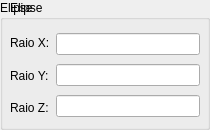
         <widget class="QGroupBox" name="groupBoxElipsoid">
          <property name="minimumSize">
           <size>
            <width>210</width>
            <height>130</height>
           </size>
          </property>
          <property name="title">
           <string>Elipse</string>
          </property>
          <widget class="QWidget" name="layoutWidget">
           <property name="geometry">
            <rect>
             <x>10</x>
             <y>30</y>
             <width>190</width>
             <height>91</height>
            </rect>
           </property>
           <layout class="QHBoxLayout" name="horizontalLayout_10">
            <item>
             <layout class="QVBoxLayout" name="verticalLayout_10">
              <item>
               <widget class="QLabel" name="labelElipsoidRadiusX">
                <property name="text">
                 <string>Raio X:</string>
                </property>
               </widget>
              </item>
              <item>
               <widget class="QLabel" name="labelElipsoidRadiusY">
                <property name="text">
                 <string>Raio Y:</string>
                </property>
               </widget>
              </item>
              <item>
               <widget class="QLabel" name="labelElipsoidRadiusZ">
                <property name="text">
                 <string>Raio Z:</string>
                </property>
               </widget>
              </item>
             </layout>
            </item>
            <item>
             <layout class="QVBoxLayout" name="verticalLayout_9">
              <item>
               <widget class="QLineEdit" name="lineEditElipsoidRadiusX">
                <property name="palette">
                 <palette>
                  <active>
                   <colorrole role="WindowText">
                    <brush brushstyle="SolidPattern">
                     <color alpha="255">
                      <red>20</red>
                      <green>20</green>
                      <blue>20</blue>
                     </color>
                    </brush>
                   </colorrole>
                   <colorrole role="Text">
                    <brush brushstyle="SolidPattern">
                     <color alpha="255">
                      <red>20</red>
                      <green>20</green>
                      <blue>20</blue>
                     </color>
                    </brush>
                   </colorrole>
                   <colorrole role="PlaceholderText">
                    <brush brushstyle="NoBrush">
                     <color alpha="128">
                      <red>20</red>
                      <green>20</green>
                      <blue>20</blue>
                     </color>
                    </brush>
                   </colorrole>
                  </active>
                  <inactive>
                   <colorrole role="WindowText">
                    <brush brushstyle="SolidPattern">
                     <color alpha="255">
                      <red>20</red>
                      <green>20</green>
                      <blue>20</blue>
                     </color>
                    </brush>
                   </colorrole>
                   <colorrole role="Text">
                    <brush brushstyle="SolidPattern">
                     <color alpha="255">
                      <red>20</red>
                      <green>20</green>
                      <blue>20</blue>
                     </color>
                    </brush>
                   </colorrole>
                   <colorrole role="PlaceholderText">
                    <brush brushstyle="NoBrush">
                     <color alpha="128">
                      <red>20</red>
                      <green>20</green>
                      <blue>20</blue>
                     </color>
                    </brush>
                   </colorrole>
                  </inactive>
                  <disabled>
                   <colorrole role="WindowText">
                    <brush brushstyle="SolidPattern">
                     <color alpha="255">
                      <red>120</red>
                      <green>120</green>
                      <blue>120</blue>
                     </color>
                    </brush>
                   </colorrole>
                   <colorrole role="Text">
                    <brush brushstyle="SolidPattern">
                     <color alpha="255">
                      <red>120</red>
                      <green>120</green>
                      <blue>120</blue>
                     </color>
                    </brush>
                   </colorrole>
                   <colorrole role="PlaceholderText">
                    <brush brushstyle="NoBrush">
                     <color alpha="128">
                      <red>20</red>
                      <green>20</green>
                      <blue>20</blue>
                     </color>
                    </brush>
                   </colorrole>
                  </disabled>
                 </palette>
                </property>
               </widget>
              </item>
              <item>
               <widget class="QLineEdit" name="lineEditElipsoidRadiusY">
                <property name="palette">
                 <palette>
                  <active>
                   <colorrole role="WindowText">
                    <brush brushstyle="SolidPattern">
                     <color alpha="255">
                      <red>20</red>
                      <green>20</green>
                      <blue>20</blue>
                     </color>
                    </brush>
                   </colorrole>
                   <colorrole role="Text">
                    <brush brushstyle="SolidPattern">
                     <color alpha="255">
                      <red>20</red>
                      <green>20</green>
                      <blue>20</blue>
                     </color>
                    </brush>
                   </colorrole>
                   <colorrole role="PlaceholderText">
                    <brush brushstyle="NoBrush">
                     <color alpha="128">
                      <red>20</red>
                      <green>20</green>
                      <blue>20</blue>
                     </color>
                    </brush>
                   </colorrole>
                  </active>
                  <inactive>
                   <colorrole role="WindowText">
                    <brush brushstyle="SolidPattern">
                     <color alpha="255">
                      <red>20</red>
                      <green>20</green>
                      <blue>20</blue>
                     </color>
                    </brush>
                   </colorrole>
                   <colorrole role="Text">
                    <brush brushstyle="SolidPattern">
                     <color alpha="255">
                      <red>20</red>
                      <green>20</green>
                      <blue>20</blue>
                     </color>
                    </brush>
                   </colorrole>
                   <colorrole role="PlaceholderText">
                    <brush brushstyle="NoBrush">
                     <color alpha="128">
                      <red>20</red>
                      <green>20</green>
                      <blue>20</blue>
                     </color>
                    </brush>
                   </colorrole>
                  </inactive>
                  <disabled>
                   <colorrole role="WindowText">
                    <brush brushstyle="SolidPattern">
                     <color alpha="255">
                      <red>120</red>
                      <green>120</green>
                      <blue>120</blue>
                     </color>
                    </brush>
                   </colorrole>
                   <colorrole role="Text">
                    <brush brushstyle="SolidPattern">
                     <color alpha="255">
                      <red>120</red>
                      <green>120</green>
                      <blue>120</blue>
                     </color>
                    </brush>
                   </colorrole>
                   <colorrole role="PlaceholderText">
                    <brush brushstyle="NoBrush">
                     <color alpha="128">
                      <red>20</red>
                      <green>20</green>
                      <blue>20</blue>
                     </color>
                    </brush>
                   </colorrole>
                  </disabled>
                 </palette>
                </property>
               </widget>
              </item>
              <item>
               <widget class="QLineEdit" name="lineEditElipsoidRadiusZ">
                <property name="palette">
                 <palette>
                  <active>
                   <colorrole role="WindowText">
                    <brush brushstyle="SolidPattern">
                     <color alpha="255">
                      <red>20</red>
                      <green>20</green>
                      <blue>20</blue>
                     </color>
                    </brush>
                   </colorrole>
                   <colorrole role="Text">
                    <brush brushstyle="SolidPattern">
                     <color alpha="255">
                      <red>20</red>
                      <green>20</green>
                      <blue>20</blue>
                     </color>
                    </brush>
                   </colorrole>
                   <colorrole role="PlaceholderText">
                    <brush brushstyle="NoBrush">
                     <color alpha="128">
                      <red>20</red>
                      <green>20</green>
                      <blue>20</blue>
                     </color>
                    </brush>
                   </colorrole>
                  </active>
                  <inactive>
                   <colorrole role="WindowText">
                    <brush brushstyle="SolidPattern">
                     <color alpha="255">
                      <red>20</red>
                      <green>20</green>
                      <blue>20</blue>
                     </color>
                    </brush>
                   </colorrole>
                   <colorrole role="Text">
                    <brush brushstyle="SolidPattern">
                     <color alpha="255">
                      <red>20</red>
                      <green>20</green>
                      <blue>20</blue>
                     </color>
                    </brush>
                   </colorrole>
                   <colorrole role="PlaceholderText">
                    <brush brushstyle="NoBrush">
                     <color alpha="128">
                      <red>20</red>
                      <green>20</green>
                      <blue>20</blue>
                     </color>
                    </brush>
                   </colorrole>
                  </inactive>
                  <disabled>
                   <colorrole role="WindowText">
                    <brush brushstyle="SolidPattern">
                     <color alpha="255">
                      <red>120</red>
                      <green>120</green>
                      <blue>120</blue>
                     </color>
                    </brush>
                   </colorrole>
                   <colorrole role="Text">
                    <brush brushstyle="SolidPattern">
                     <color alpha="255">
                      <red>120</red>
                      <green>120</green>
                      <blue>120</blue>
                     </color>
                    </brush>
                   </colorrole>
                   <colorrole role="PlaceholderText">
                    <brush brushstyle="NoBrush">
                     <color alpha="128">
                      <red>20</red>
                      <green>20</green>
                      <blue>20</blue>
                     </color>
                    </brush>
                   </colorrole>
                  </disabled>
                 </palette>
                </property>
               </widget>
              </item>
             </layout>
            </item>
           </layout>
          </widget>
          <widget class="QLabel" name="label_4">
           <property name="geometry">
            <rect>
             <x>10</x>
             <y>0</y>
             <width>41</width>
             <height>16</height>
            </rect>
           </property>
           <property name="text">
            <string>Elipse</string>
           </property>
          </widget>
         </widget>
